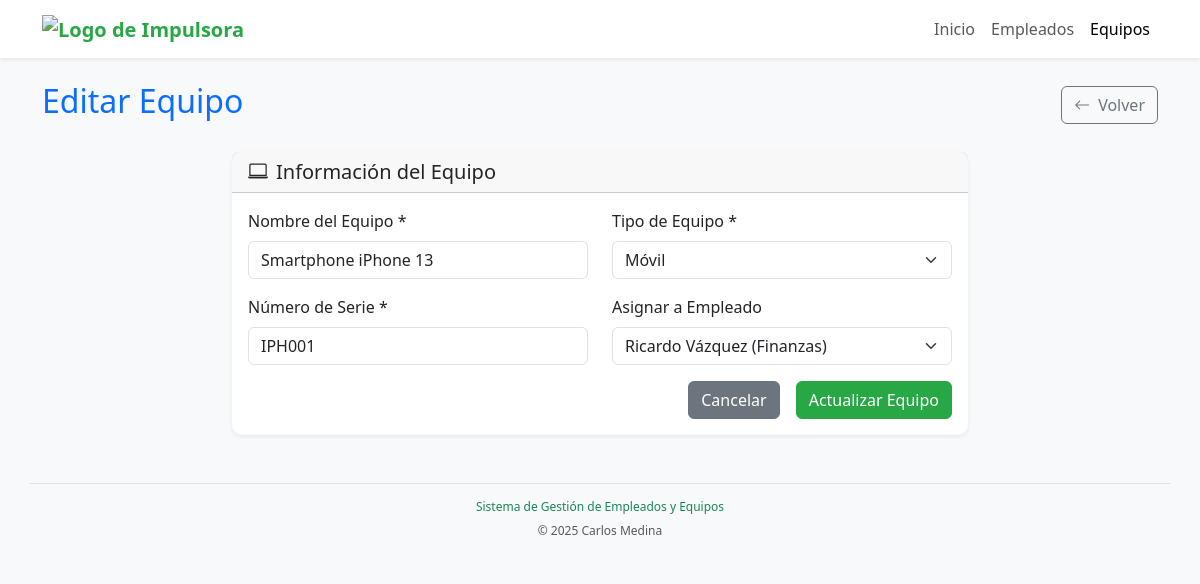
/views/equipos/editar.php?id=19, run on the app's committed database.
### tables this page shows
CREATE TABLE equipos (
    id INT AUTO_INCREMENT PRIMARY KEY,
    nombre VARCHAR(100) NOT NULL,
    tipo VARCHAR(50) NOT NULL,
    numero_serie VARCHAR(50) NOT NULL UNIQUE,
    empleado_id INT,
    fecha_creacion TIMESTAMP DEFAULT CURRENT_TIMESTAMP,
    fecha_actualizacion TIMESTAMP DEFAULT CURRENT_TIMESTAMP ON UPDATE CURRENT_TIMESTAMP,
    FOREIGN KEY (empleado_id) REFERENCES empleados(id) ON DELETE SET NULL
);

CREATE TABLE empleados (
    id INT AUTO_INCREMENT PRIMARY KEY,
    nombre VARCHAR(100) NOT NULL,
    correo VARCHAR(100) NOT NULL UNIQUE,
    departamento VARCHAR(50) NOT NULL,
    fecha_creacion TIMESTAMP DEFAULT CURRENT_TIMESTAMP,
    fecha_actualizacion TIMESTAMP DEFAULT CURRENT_TIMESTAMP ON UPDATE CURRENT_TIMESTAMP
);

### includes/helpers.php (called while the page is built, shortened)
<?php
function e($string) {
    return htmlspecialchars($string, ENT_QUOTES, 'UTF-8');
}
function procesarEdicion($controller, $id, $getData, $postData, $listarUrl, $accion = 'actualizar', $claveRegistro = 'registro') {
    $resultado = ['mensaje' => '', 'tipo' => ''];
    $registro = [];
    $id = (int)($getData['id'] ?? 0);
    if ($_SERVER['REQUEST_METHOD'] === 'POST' && !empty($postData)) {
        $resultado = $controller->$accion($id, $postData);
        $registro = $resultado[$claveRegistro] ?? [];
    } else {
        $registro = $controller->obtener($id);
    }
    return [
        'resultado' => $resultado,
        'registro' => $registro,
        'id' => $id
    ];
}
?>

### controllers/EquipoController.php (called while the page is built, shortened)
<?php
require_once __DIR__ . '/../config.php';
class EquipoController {
    private $pdo;
    public function __construct($pdo) {
        $this->pdo = $pdo;
    }
    public function listarEmpleados() {
        $stmt = $this->pdo->query("CALL sp_listar_empleados('', 0, 1000)");
        $empleados = $stmt->fetchAll(PDO::FETCH_ASSOC);
        return $empleados;
    }
    public function obtener($id) {
        $stmt = $this->pdo->prepare("SELECT * FROM equipos WHERE id = ?");
        $stmt->execute([$id]);
        $equipo = $stmt->fetch(PDO::FETCH_ASSOC);
        return $equipo ?: null;
    }
}

### config.php (called while the page is built, shortened)
<?php
$TIPOS_EQUIPOS = ['Laptop','Desktop','Monitor','Impresora','Periférico','Móvil','Tablet','Otro'];
?>

### views/equipos/editar.php (the view, shortened to what this page needs)
<?php
require_once __DIR__ . '/../../controllers/EquipoController.php';
require_once __DIR__ . '/../../includes/helpers.php';
$controller = new EquipoController($pdo);
$form = procesarEdicion(
    $controller,
    $_GET['id'] ?? 0,
    $_GET,
    $_POST,
    BASE_URL . 'views/equipos/listar.php',
    'actualizar',
    'equipo'
);
$equipo = $form['registro'] ?? [];
$empleados = $controller->listarEmpleados();
?>
<?php require_once __DIR__ . '/../layouts/header.php'; ?>
<main class="container mt-4">
  <section class="row mb-4">
    <div class="col-12 d-block d-sm-flex justify-content-between align-items-center">
      <h1 class="h2 text-primary">Editar Equipo</h1>
      <a href="listar.php" class="btn btn-outline-secondary d-block d-sm-flex">
        <i class="bi bi-arrow-left me-2"></i>Volver
      </a>
    </div>
  </section>
  <section class="row justify-content-center">
    <div class="col-md-8">
      <div class="card">
        <div class="card-header">
          <h5 class="card-title mb-0"><i class="bi-laptop me-2"></i>Información del Equipo</h5>
        </div>
        <div class="card-body">
          <form id="formularioEquipo" method="POST" novalidate>
            <div class="row">
              <div class="col-md-6 mb-3">
                <label for="nombre" class="form-label">Nombre del Equipo *</label>
                <input type="text" class="form-control" id="nombre" name="nombre"
                  value="<?php echo e($equipo['nombre'] ?? ''); ?>" required>
              </div>
              <div class="col-md-6 mb-3">
                <label for="tipo" class="form-label">Tipo de Equipo *</label>
                <select class="form-select" id="tipo" name="tipo" required>
                  <?php foreach ($TIPOS_EQUIPOS as $t): ?>
                    <option value="<?php echo e($t); ?>" <?php echo (($equipo['tipo'] ?? '') === $t) ? 'selected' : ''; ?>>
                      <?php echo e($t); ?>
                    </option>
                  <?php endforeach; ?>
                </select>
              </div>
            </div>
            <div class="row">
              <div class="col-md-6 mb-3">
                <label for="numero_serie" class="form-label">Número de Serie *</label>
                <input type="text" class="form-control" id="numero_serie" name="numero_serie"
                  value="<?php echo e($equipo['numero_serie'] ?? ''); ?>" required>
              </div>
              <div class="col-md-6 mb-3">
                <label for="empleado_id" class="form-label">Asignar a Empleado</label>
                <select class="form-select" id="empleado_id" name="empleado_id">
                  <?php foreach ($empleados as $empleado): ?>
                    <option value="<?php echo e($empleado['id']); ?>" <?php echo (($equipo['empleado_id'] ?? '') == $empleado['id']) ? 'selected' : ''; ?>>
                      <?php echo e($empleado['nombre'] . ' (' . $empleado['departamento'] . ')'); ?>
                    </option>
                  <?php endforeach; ?>
                </select>
              </div>
            </div>
            <div class="d-grid gap-2 d-md-flex justify-content-md-end">
              <a href="listar.php" class="btn btn-secondary me-md-2">Cancelar</a>
              <button type="submit" class="btn btn-primary">Actualizar Equipo</button>
            </div>
          </form>
        </div>
      </div>
    </div>
  </section>
</main>
<?php require_once __DIR__ . '/../layouts/footer.php'; ?>

### assets/css/style.css (style rules this page uses)
body { background-color: #f8f9fa; font-family: "Segoe UI", Tahoma, Geneva, Verdana, sans-serif; }
.card { border: none; border-radius: 10px; box-shadow: 0 0.125rem 0.25rem rgba(0, 0, 0, 0.075); transition: box-shadow 0.15s ease-in-out; }
.btn-primary { background-color: #28a745; border-color: #28a745; }

### data on the page
equipos: nombre "Smartphone iPhone 13", numero_serie "IPH001", empleado_id "Ricardo Vázquez (Finanzas)"

### other printed values
form field tipo "Móvil"
